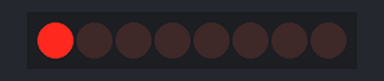
A sketch run on a simulated Arduino Uno, built with avr-gcc and run on an emulated ATmega328P. Shown: 8 shift-register outputs drawn as a row of LEDs (first output left, lit = HIGH). Wiring (inferred from the names in the program): shift register (74HC595): data pin 11; shift clock pin 12; latch pin 10. Wiring (inferred from the signals the program sends): row of LEDs: on Q0, Q1, Q2, Q3, Q4, Q5, Q6, Q7.

Above: at 0.05 s.
At 0.35 s:
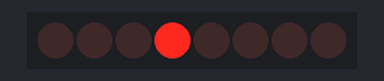
At 0.75 s:
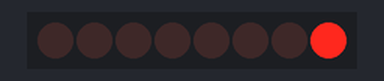
At 1.45 s:
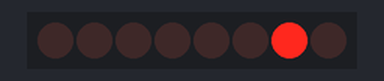
At 2.15 s:
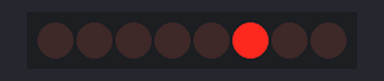
At 2.85 s:
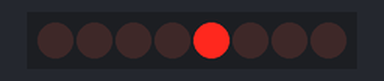
Timing chart, 0 to 3.1 s (numbered marks = the images above):
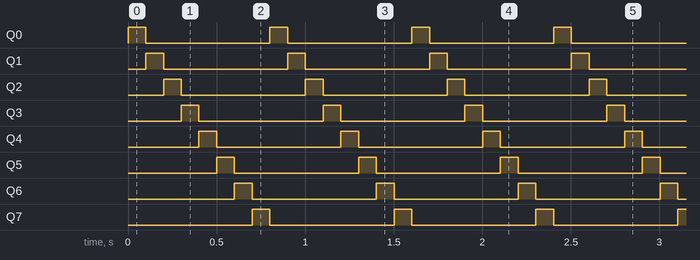

Measured:
- by itself, Q0–7: alternates HIGH for 0.10 s and LOW for 0.70 s
- by itself, everything shown: repeats every 0.80 s, in 8 steps

The sketch:

shift_register_74hc595.ino
```cpp
// snippet: shift_register_74hc595
// tags: shift-register, 74hc595, shiftout, spi, output-expand, leds, bits
// boards: avr, esp32, megaavr, nano33iot, romi32u4, rp2040
// library: none
// description: Drive 8 outputs from 3 pins using 74HC595 shift register with shiftOut()
// prompts: 74HC595 shift register, expand digital outputs, shiftOut LED control, chain shift registers, 8 outputs from 3 pins

const int DS   = 11;  // data (SER)
const int SHCP = 12;  // shift clock (SRCLK)
const int STCP = 10;  // latch (RCLK)

void writeShift(byte data) {
  digitalWrite(STCP, LOW);
  shiftOut(DS, SHCP, MSBFIRST, data);
  digitalWrite(STCP, HIGH);
}

void setup() {
  pinMode(DS, OUTPUT); pinMode(SHCP, OUTPUT); pinMode(STCP, OUTPUT);
}

void loop() {
  // walk a single bit across all 8 outputs (LED chase)
  for (int i = 0; i < 8; i++) {
    writeShift(1 << i);
    delay(100);
  }
}
```
